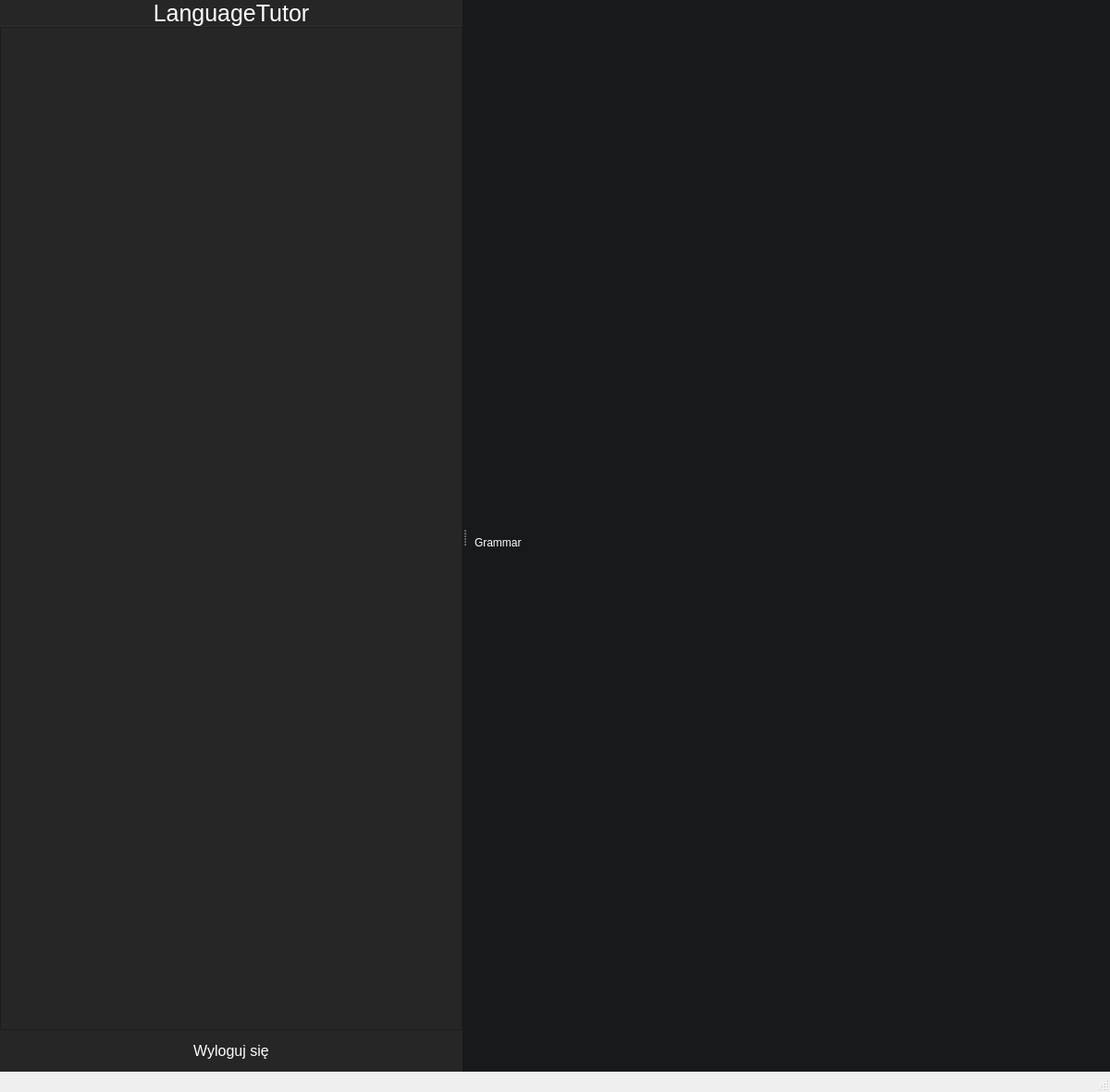
<?xml version="1.0" encoding="UTF-8"?>
<ui version="4.0">
 <class>MainWindow</class>
 <widget class="QMainWindow" name="MainWindow">
  <property name="geometry">
   <rect>
    <x>0</x>
    <y>0</y>
    <width>1200</width>
    <height>1181</height>
   </rect>
  </property>
  <property name="minimumSize">
   <size>
    <width>1200</width>
    <height>0</height>
   </size>
  </property>
  <property name="windowTitle">
   <string>LanguageTutor</string>
  </property>
  <property name="styleSheet">
   <string notr="true"/>
  </property>
  <widget class="QWidget" name="centralwidget">
   <property name="styleSheet">
    <string notr="true">#centralwidget {
	background-color: #18191a;
}</string>
   </property>
   <layout class="QHBoxLayout" name="horizontalLayout_2">
    <property name="leftMargin">
     <number>0</number>
    </property>
    <property name="topMargin">
     <number>0</number>
    </property>
    <property name="rightMargin">
     <number>0</number>
    </property>
    <property name="bottomMargin">
     <number>0</number>
    </property>
    <item>
     <widget class="QSplitter" name="splitter">
      <property name="sizePolicy">
       <sizepolicy hsizetype="Expanding" vsizetype="Preferred">
        <horstretch>0</horstretch>
        <verstretch>0</verstretch>
       </sizepolicy>
      </property>
      <property name="styleSheet">
       <string notr="true">color: white;</string>
      </property>
      <property name="orientation">
       <enum>Qt::Horizontal</enum>
      </property>
      <widget class="QWidget" name="verticalWidget" native="true">
       <property name="maximumSize">
        <size>
         <width>500</width>
         <height>16777215</height>
        </size>
       </property>
       <layout class="QVBoxLayout" name="verticalLayout_9" stretch="0,0,0">
        <property name="spacing">
         <number>0</number>
        </property>
        <property name="sizeConstraint">
         <enum>QLayout::SetDefaultConstraint</enum>
        </property>
        <property name="leftMargin">
         <number>0</number>
        </property>
        <property name="topMargin">
         <number>0</number>
        </property>
        <property name="rightMargin">
         <number>0</number>
        </property>
        <property name="bottomMargin">
         <number>0</number>
        </property>
        <item>
         <widget class="QLabel" name="appNameLabel">
          <property name="font">
           <font>
            <pointsize>19</pointsize>
           </font>
          </property>
          <property name="styleSheet">
           <string notr="true">#appNameLabel {
	background-color: #262626;
	border-bottom: 1px solid #303030;
}</string>
          </property>
          <property name="text">
           <string>LanguageTutor</string>
          </property>
          <property name="alignment">
           <set>Qt::AlignCenter</set>
          </property>
          <property name="margin">
           <number>12</number>
          </property>
         </widget>
        </item>
        <item>
         <widget class="QListWidget" name="sideMenu">
          <property name="sizePolicy">
           <sizepolicy hsizetype="Expanding" vsizetype="Expanding">
            <horstretch>0</horstretch>
            <verstretch>0</verstretch>
           </sizepolicy>
          </property>
          <property name="styleSheet">
           <string notr="true">#sideMenu {
	background-color: #262626;
	text-align: center;
}</string>
          </property>
          <property name="frameShadow">
           <enum>QFrame::Raised</enum>
          </property>
          <property name="resizeMode">
           <enum>QListView::Adjust</enum>
          </property>
          <property name="spacing">
           <number>6</number>
          </property>
          <property name="viewMode">
           <enum>QListView::ListMode</enum>
          </property>
          <property name="selectionRectVisible">
           <bool>true</bool>
          </property>
          <property name="itemAlignment">
           <set>Qt::AlignHCenter</set>
          </property>
          <property name="currentRow">
           <number>-1</number>
          </property>
         </widget>
        </item>
        <item>
         <widget class="QWidget" name="logoutWrapper" native="true">
          <property name="styleSheet">
           <string notr="true">#logoutWrapper {
	background-color: #262626;
}</string>
          </property>
          <layout class="QVBoxLayout" name="verticalLayout_20">
           <property name="leftMargin">
            <number>11</number>
           </property>
           <property name="rightMargin">
            <number>11</number>
           </property>
           <item>
            <widget class="QPushButton" name="logoutPushButton">
             <property name="font">
              <font>
               <pointsize>12</pointsize>
              </font>
             </property>
             <property name="cursor">
              <cursorShape>PointingHandCursor</cursorShape>
             </property>
             <property name="text">
              <string>Wyloguj się</string>
             </property>
             <property name="flat">
              <bool>true</bool>
             </property>
            </widget>
           </item>
          </layout>
         </widget>
        </item>
       </layout>
      </widget>
      <widget class="QWidget" name="verticalLayoutWidget_2">
       <layout class="QVBoxLayout" name="main_content_wrapper">
        <property name="spacing">
         <number>7</number>
        </property>
        <property name="sizeConstraint">
         <enum>QLayout::SetDefaultConstraint</enum>
        </property>
        <property name="topMargin">
         <number>14</number>
        </property>
        <item>
         <widget class="QWidget" name="grammar_widget" native="true">
          <property name="enabled">
           <bool>true</bool>
          </property>
          <layout class="QVBoxLayout" name="verticalLayout_15">
           <item>
            <widget class="QLabel" name="label_2">
             <property name="text">
              <string>Grammar</string>
             </property>
            </widget>
           </item>
          </layout>
         </widget>
        </item>
       </layout>
      </widget>
     </widget>
    </item>
   </layout>
  </widget>
  <widget class="QMenuBar" name="menubar">
   <property name="geometry">
    <rect>
     <x>0</x>
     <y>0</y>
     <width>1200</width>
     <height>26</height>
    </rect>
   </property>
  </widget>
  <widget class="QStatusBar" name="statusbar"/>
 </widget>
 <resources/>
 <connections/>
</ui>
